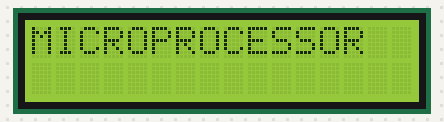
A sketch run on a simulated Arduino Uno, built with avr-gcc and run on an emulated ATmega328P. Shown: 16×2 character LCD.

Above: at 0.1 s.
At 1.1 s:
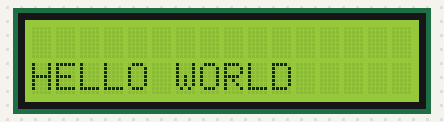

The sketch:

02_lcd_display.ino
```cpp
#include <LiquidCrystal_I2C.h>

LiquidCrystal_I2C lcd(0x27, 16, 2);

void setup() {
  lcd.init();
  lcd.backlight();
}

void loop() {
  lcd.setCursor(0, 0);
  lcd.print("MICROPROCESSOR");
  delay(1000);

  lcd.clear();

  lcd.setCursor(0, 1);
  lcd.print("HELLO WORLD");
  delay(1000);

  lcd.clear();
}
```

Measured:
- what the display in image 1 shows lasts 1.0 s, from 1.1 s to 2.1 s
